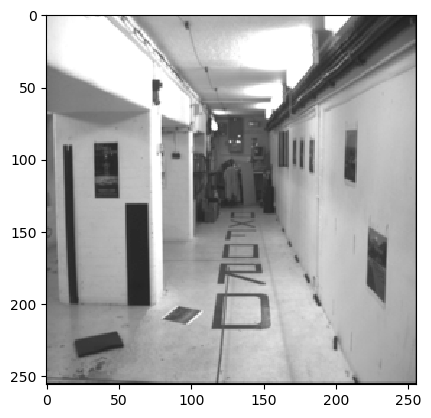
#> input picture Lab6/imgs-P6/corridor/corridor_frame000.png, 431 x 418 px, given in place of taxi_frame010.png, which was not available
$ python p6.py
#> lines starting #> are read from the running program, lines starting #| are printed output that depends on the picture; pictures that were not available may be replaced by others from this repository, and a replacement may not be noted
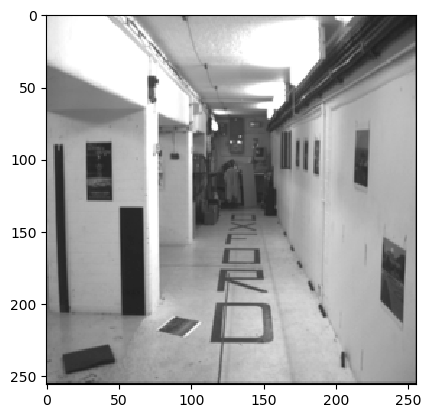
#> input picture Lab6/imgs-P6/corridor/corridor_frame001.png, 431 x 418 px, given in place of taxi_frame011.png, which was not available
#> in get_real_sequence_image_pair, I1 is the input picture: PIL image 431x418 L; min 0, max 255, mean 180.9
#> in get_real_sequence_image_pair, I2 is the input picture: PIL image 431x418 L; min 0, max 255, mean 177.3
import numpy as np
from scipy import signal

from skimage.data import stereo_motorcycle, moon, astronaut, camera
from skimage.transform import SimilarityTransform, warp

from skimage.color import rgb2gray
import matplotlib.pylab as plt
from skimage.filters import gaussian
#from skimage.registration import optical_flow_ilk as LK
from mpl_toolkits.axes_grid1 import ImageGrid
from PIL import Image
from skimage.transform import rescale

import time

def display_image_pyr(imgs):
    N = len(imgs)
    m = int(np.sqrt(N))
    n = N // m
    if (m * n < N):
        m += 1
    fig = plt.figure(figsize=(8., 8.))

    for i, im in enumerate(imgs):
        fig.add_subplot(m, n, i + 1)
        plt.imshow(im, cmap='gray')
        plt.title("size: " + str(im.shape))

    plt.show(block=True)

def optical_flow(I1g, I2g, window_size, tau=1e-2, bDisplay=False):

#> called with window_size = 20, tau = 0.001, bDisplay = False
    kernel_x = np.array([[-1., 1.], [-1., 1.]])
    # Your code (1): kernels for y
    kernel_y = np.array([[-1., -1.], [1., 1.]])
    # Your code (1): kernels for t
    kernel_t = np.ones((4,4)) / 16 # Mean filter with 4x4 size
    w = int(window_size/2) # window_size is odd, all the pixels with offset in between [-w, w] are inside the window

    I1g = gaussian(I1g, sigma=5, truncate=1/5)
    I2g = gaussian(I2g, sigma=5, truncate=1/5)

    # Implement Lucas-Kanade
    # for each image point, calculate I_x, I_y, I_t
    mode = 'same'
    fx = signal.convolve2d(I1g, kernel_x, boundary='symm', mode=mode)
    fy = signal.convolve2d(I1g, kernel_y, boundary='symm', mode=mode)
    ft = signal.convolve2d(I2g, kernel_t, boundary='symm', mode=mode) - signal.convolve2d(I1g, kernel_t, boundary='symm', mode=mode)
    if bDisplay:
        for f in [fx,fy,ft]:
            plt.imshow(f,cmap='gray')
            plt.show(block=True)

    u = np.zeros(I1g.shape)
    v = np.zeros(I1g.shape)

    # iterate for each image window of size window_size * window_size
    M,N = I1g.shape
#> M = 209; N = 215
    for i in range(w, M-w):
        for j in range(w, N-w):
            Ix = fx[i-w:i+w+1, j-w:j+w+1].flatten()
            Iy = fy[i-w:i+w+1, j-w:j+w+1].flatten()
            It = ft[i-w:i+w+1, j-w:j+w+1].flatten()

            # A is a vertically stacked matrix of Ix and Iy and b is a one column matrix of -It
            A = np.column_stack((Ix, Iy))
            b = -It
            AtA = np.matmul(A.T, A)
            Atb = np.matmul(A.T, b)

            # Verify that the smallest eigenvalue of AtA is greater than tau or
            # AtA has rank 2
            if np.min(np.linalg.eigvals(AtA)) > tau or np.linalg.matrix_rank(AtA) == 2:
                nu, residuals, rank, s = np.linalg.lstsq(AtA, Atb, rcond=None)
                u[i,j]=nu[0]
                v[i,j]=nu[1]
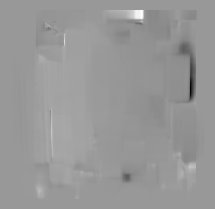
#> u: shape (209, 215) float64; min -11.44, max 7.66, mean -0.0412; drawn with min black and max white
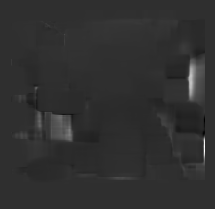
#> v: shape (209, 215) float64; min -7.1, max 30.87, mean 0.1; drawn with min black and max white

    return u,v

def display_optic_flow(I1, I2, u, v, title=""):
#> called with title = 'Optical flow'
    fig, (ax0, ax1, ax2) = plt.subplots(1, 3, figsize=(8, 4))

    # --- Sequence image sample

    ax0.imshow(I1, cmap='gray')
    ax0.set_title(r"$I_1$")
    ax0.set_axis_off()

    ax1.imshow(I2, cmap='gray')
    ax1.set_title(r"$I_2$")
    ax1.set_axis_off()

    nvec = 20  # Number of vectors to be displayed along each image dimension
    nl, nc = I1.shape
#> nl = 209; nc = 215
    step = max(nl // nvec, nc // nvec)
#> step = 10

    y, x = np.mgrid[:nl:step, :nc:step]
    u_ = u[::step, ::step]
    v_ = v[::step, ::step]

    norm = np.sqrt(u ** 2 + v ** 2)
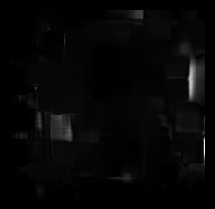
#> norm: shape (209, 215) float64; min 0, max 30.87, mean 0.8; drawn with min black and max white
    angle = np.arctan2(v,u)
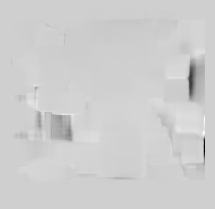
#> v: shape (209, 215) float64; min -30.87, max 7.1, mean -0.129; drawn with min black and max white
    ax2.imshow(angle)

    widths = np.linspace(0, 10, u.size)
    ax2.quiver(x, y, u_, v_, color='w', units='dots',
               angles='xy', scale_units='xy', lw=2, headaxislength=30, headlength=30, headwidth=15, edgecolors='w')#linewidth=2, edgecolors='w')
    ax2.set_title("Optical flow orientation and vector field")
    ax2.set_axis_off()
    fig.tight_layout()

    plt.suptitle(title)
    plt.show(block=True)


def get_real_sequence_image_pair(seq,t0,t1=None):

    assert seq in ['taxi','traffic','corridor'] # make sure the chosen sequence is available

    if t1 is None:
        t1 = t0 + 1 # if not provided the second frame, assume it is the following one

    valid_frame_ranges = {'taxi': [0, 40], 'traffic': [0, 48], 'corridor': [0, 9]}

    # make sure the chosen frames are available for the chosen sequence
    assert valid_frame_ranges[seq][1] >= t0 >= valid_frame_ranges[seq][0]
    assert valid_frame_ranges[seq][1] >= t1 >= valid_frame_ranges[seq][0]

    # read the corresponding frames
    I1, I2 = [Image.open("Lab6/imgs-P6/" + seq + "/" + seq + "_frame" +
                         str(t).zfill(3) + ".png").convert('L') for t in [t0, t1]]

    # we can downscale for either computational reasons or to have smaller motions
    resize_factor = 0.5  # you can experiment with different values

    I1 = I1.resize([int(resize_factor * s) for s in I1.size])
    I2 = I2.resize([int(resize_factor * s) for s in I2.size])

    I1 = np.array(I1) / 255
    I2 = np.array(I2) / 255

    return I1, I2

def get_synthetic_sequence_image_pair(seq, translation=(0,0), rotation=0, scale=1):
    assert seq in ['moon','astronaut','camera'] # make sure the chosen sequence is available
    # moon: low-contrast image of the moon
    # astronaut: color image of astronaut
    # camera: gray-level image of cameraman
    image0 = eval(seq)()
    if (len(image0.shape) == 3):
        image0 = rgb2gray(image0)
    I1 = np.array(image0)
    if (I1.dtype == "uint8"):
        I1 = I1 / 255.0

    # apply synthetic transformation
    shift_y, shift_x = (np.array(I1.shape[:2]) - 1) / 2.  # image center
    tf_shift = SimilarityTransform(translation=[-shift_x, -shift_y])
    tf_shift_inv = SimilarityTransform(translation=[shift_x, shift_y])

    tf_transf = SimilarityTransform(scale= scale, rotation=np.deg2rad(rotation), translation=translation)
    I2 = warp(I1, (tf_shift + (tf_transf + tf_shift_inv)).inverse, preserve_range=True)

    return I1, I2


def display_magnitude_and_orientation(magnitude, angle, subtitle=""):
    # display the magnitude of OF
    fig, ax = plt.subplots()
    plt.hist(magnitude[magnitude>0].flatten(), 30, label="LK, seq="+seq, fc=(0, 0, 1, 0.2))
    plt.legend()
    plt.title(subtitle)
    plt.suptitle("Magnitude", ha='center')
    plt.show(block=True)

    # display the orientation of OF
    plt.imshow(angle,cmap='hsv') # cyclic maps: 'twilight', 'twilight_shifted', 'hsv'
    plt.title("Orientation")
    plt.show(block=True)


if __name__ == "__main__":

    bSyntheticTransf = False
    bCrop = False

    if not bSyntheticTransf:
        seq = 'traffic'
        seq = 'corridor'
        seq = 'taxi'
        I1, I2 = get_real_sequence_image_pair(seq,10)
    else:
        seq = 'moon'
        seq = 'astronaut'
        seq = 'camera'
        scale = 1.02 # 1=no change, >1: zoom in, <1: <zoom out (e.g.
        rotation = 0.0 # in degrees, positive or negative for clockwise or counter-clockwise, respectively
        translation = (0.0, 0.0) # (tx, ty) in pixel, positive or negative
        I1, I2 = get_synthetic_sequence_image_pair(seq, translation=translation, rotation=rotation, scale=scale)


    if bCrop: # if we want to work only on some smaller part of the input images I1, I2
        y1, y2 = 200, 400
        x1, x2 = 200, 400
        I1 = I1[y1:y2, x1:x2]
        I2 = I2[y1:y2, x1:x2]

    # display the images before computing the optic flow
    plt.title(r"$I_1, I_2$")
    plt.imshow(np.hstack((I1,I2)),cmap='gray')
    plt.show(block=True)

    # You are asked to experiment with different values for these hyperparameters
    window_size = 20
    tau = 0.001

    # Running the LK method
    u, v = np.zeros_like(I1), np.zeros_like(I1) # comment out this line with the proper call (below) when you are ready
    start_time = time.time()
    u,v = optical_flow(I1, I2, window_size=window_size, tau=tau)
    end_time = time.time()
    print(f"Elapsed time: {end_time - start_time}")
    display_optic_flow(I1, I2, -u, -v, title="Optical flow")

    # Compute the magnitude and orientation of OF
    magnitude = np.sqrt(u ** 2 + v ** 2)
    angle = np.arctan2(v,u)
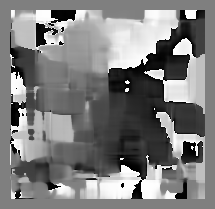
#> angle: shape (209, 215) float64; min -3.14, max 3.14, mean -0.0509; drawn with min black and max white

    #subtitle = f"window_size={window_size}, translation={translation}, rotation={rotation}, scale={scale}"
    subtitle = f"window_size={window_size}, tau={tau}"
    display_magnitude_and_orientation(magnitude, angle, subtitle=subtitle)
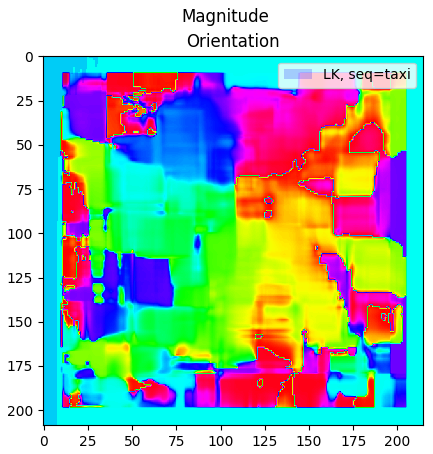
#> figure drawn by matplotlib, 1 panel
